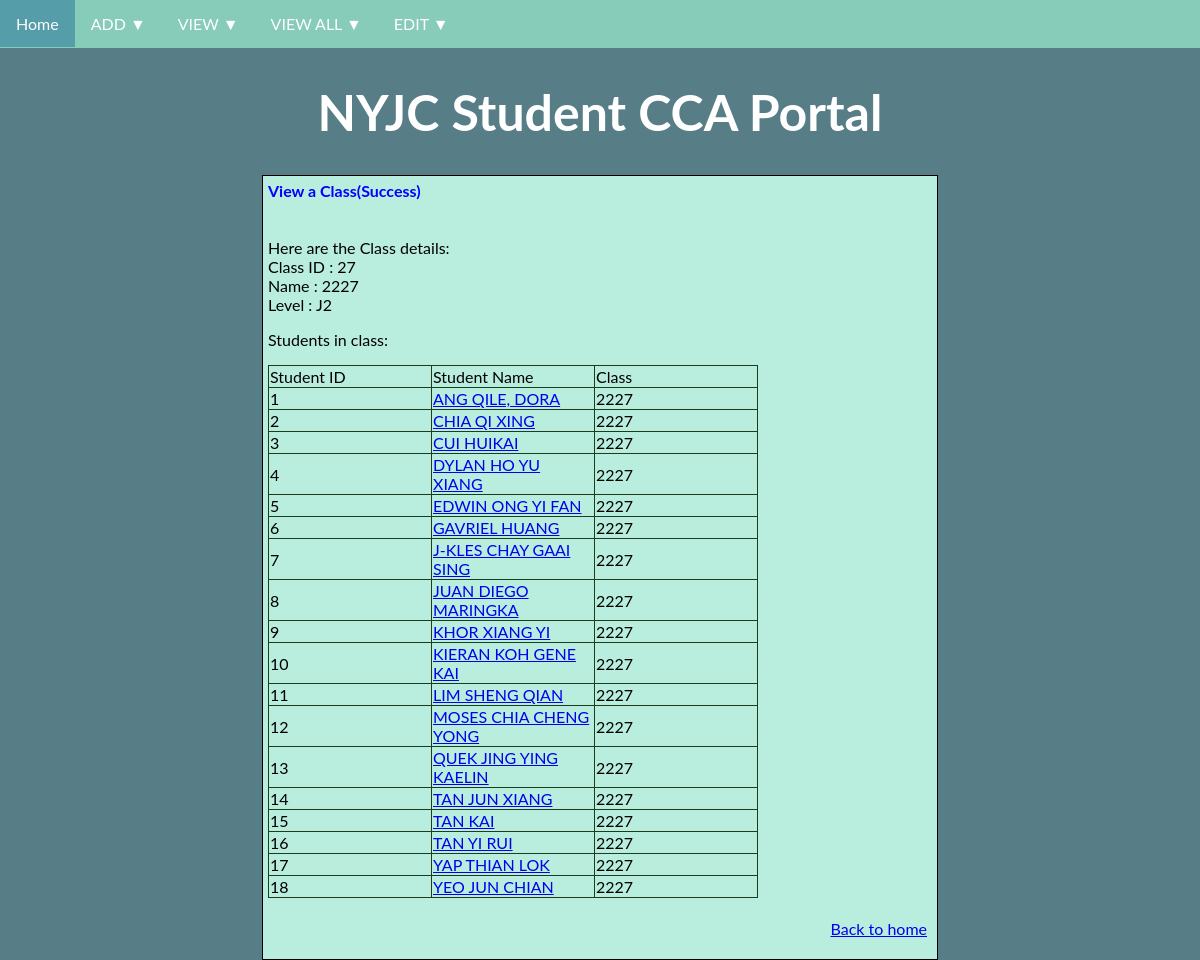
/view/class?id=27, run on the app's committed database.
### tables this page shows
CREATE TABLE "Class"(
                "id" TEXT UNIQUE,
                "name" TEXT,
                "level" TEXT,
                Primary Key("id")
                );

CREATE TABLE "Student"(
                "id" TEXT UNIQUE,
                "name" TEXT,
                "student_age" INT,
                "year_enrolled" INT,
                "graduating_year" INT,
                "class_id" TEXT,
                Primary Key("id")
                Foreign Key("class_id") REFERENCES Class("id")
                );

### main.py (the view, shortened to what this page needs)
@app.route('/view/class', methods = ["GET", 'POST'])
def view_class():
    title = 'View a Class'
    span1 = "View a Class"
    span2 = "Use the following form to view a Class"
    form_header = {"id": "Class ID"}
    error = ' '
    if request.args:
        id = request.args["id"].strip(" ")
        record = classCollection.find(id)
        if record != None:
            students = classCollection.viewstudent(id)
            span1 = "View a Class(Success)"
            span2 = "Here are the Class details:"
            form_header = {
                           'id' : 'Class ID',
                           'name': 'Name',
                           'level': 'Level'
                               }
            table_header = {
                           'student_id' : 'Student ID',
                           'student_name': 'Student Name',
                           'class': 'Class'
            }
            return render_template("view.html",
                               page_type = 'success_class',
                               title = title,
                               span1 = span1,
                               span2 = span2,
                               form_header = form_header,
                               table_header = table_header,
                               form_data = {
                                   'record':record,
                                   'students':students
                               }
                              )
        else:
            error = f'Class ID {request.args["id"]} not found! Try again!'

### storage.py (called while the page is built)
    def _executedql(self, query: str, type: str, params: tuple) -> Optional[sqlite3.Row]:
        with sqlite3.connect(self._dbname) as conn:
            conn.row_factory = sqlite3.Row
            cur = conn.cursor()
            result = None
            if type == 'one':
                cur.execute(query, params)
                result = cur.fetchone()
            elif type == "many":
                cur.execute(query)
                result = cur.fetchall()
            elif type == "join":
                cur.execute(query, params)
                result = cur.fetchall()
            return result

    def find(self, key: str, columns: list[str] = ["*"]) -> Optional[dict]:
        querycolumns = ','.join(columns)
        query = f'''
                SELECT {querycolumns} FROM "{self._tblname}"
                WHERE "{self._key}" =?;
        '''
        result = self._executedql(query, "one", (key,))
        if result is not None:
            return dict(result)
        else:
            return None

    def viewstudent(self, key: str) -> Optional[list[dict]]:
        query = f'''SELECT "Student"."id" as "student_id",
                           "Student"."name" as "student_name",
                           "{self._tblname}"."name" as "class"
                    FROM "{self._tblname}"
                    INNER JOIN "Student"
                        ON "{self._tblname}"."{self._key}" = "Student"."class_id"
                    WHERE "{self._tblname}"."{self._key}" = ?
                    ORDER BY ABS("Student"."id");
                '''
        result = self._executedql(query, "join", (key,))
        if result != []:
            lst = []
            for record in result:
                lst.append(dict(record))
            return lst
        else:
            return None

### templates/view.html (shortened to what this page needs)
<!DOCTYPE html>
<html>
    <head>
    {% include "head.html" %}
    </head>
    <body>
        {% include "header.html" %}
        <div class='container'>
            <span class='highlight-blue'> {{span1}} </span>
            <span> {{span2}} </span>
        {% if 'view' in page_type %}
        <form
            action = "{{ form_meta['action'] }}"
            method = "{{ form_meta['method'] }}"
            >
        <table>
            {% for name, value in form_data.items() %}
            <tr>
                <td>
                    <label for= '{{ name }}'>
                    {{form_header[name]}}
                    </label>
                </td>
                <td>
                    <input id= '{{ name }}' type='text' name= '{{ name }}' value='{{ value }}' >
                </td>
            </tr>
            {% endfor %}
            <tr>
                <td colspan = "2" align = "right" >
                    <input type='submit' value='Submit'>
                </td>
            </tr>
        </table>
        </form>
        {% elif 'success' in page_type %}
            {% for name, value in form_data['record'].items() %}
                {{form_header[name]}} : {{value}}
            {% endfor %}
            {% if 'class' in page_type %}
                <p> Students in class: </p>
                {%if form_data['students'] != None %}
                    <table>
                        <tr>
                        {% for header in form_data['students'][0].keys() %}
                            <td> {{table_header[header]}} </td>
                        {% endfor %}
                        </tr>
                        {% for student in form_data['students'] %}
                            <tr>
                            {% for name, value in student.items() %}
                                {% if name == "student_name" %}
                                    <td> <a href="/view/student?id={{student['student_id']}}">{{value}}</a></td>
                                {% else %}
                                    <td>{{value}}</td>
                                {% endif %}
                            {% endfor %}
                            </tr>
                        {% endfor %}
                    </table>
                {% else %}
                    <p> No students found.</p>
                {% endif %}
            {% endif %}
        {% endif %}
        {% include "footer.html" %}
        </div>
    </body>
</html>

### static/css/styles.css (style rules this page uses)
body { background-color: #577D86; font-family: "Lato", sans-serif; margin: 0px; }
.highlight-blue { font-weight: bold; color: blue; }
.main-heading, .container, .footer { padding: 5px; margin: auto; }
.container { display: table; border: 0.5px solid black; background-color: #B9EDDD; color: black; width: 664px }
table { border: 0.5px solid #193d1d; border-collapse: collapse; }
th, td { width: 10em; border: 0.5px solid #193d1d; }

### data on the page
Class: form_header "Class ID", id "27", form_header "Name", name "2227", form_header "Level", level "J2"
Student: student "1", name "ANG QILE, DORA", name "2227"
Student: student "2", name "CHIA QI XING", name "2227"
Student: student "3", name "CUI HUIKAI", name "2227"
Student: student "4", name "DYLAN HO YU XIANG", name "2227"
Student: student "5", name "EDWIN ONG YI FAN", name "2227"
Student: student "6", name "GAVRIEL HUANG", name "2227"
Student: student "7", name "J-KLES CHAY GAAI SING", name "2227"
Student: student "8", name "JUAN DIEGO MARINGKA", name "2227"
Student: student "9", name "KHOR XIANG YI", name "2227"
Student: id "10", name "KIERAN KOH GENE KAI", name "2227"
Student: id "11", name "LIM SHENG QIAN", name "2227"
Student: id "12", name "MOSES CHIA CHENG YONG", name "2227"
Student: id "13", name "QUEK JING YING KAELIN", name "2227"
Student: id "14", name "TAN JUN XIANG", name "2227"
Student: id "15", name "TAN KAI", name "2227"
Student: id "16", name "TAN YI RUI", name "2227"
Student: id "17", name "YAP THIAN LOK", name "2227"
Student: id "18", name "YEO JUN CHIAN", name "2227"

### other printed values
{{ span1 }} "View a Class(Success)"
{{ span2 }} "Here are the Class details:"
{{ table_header[header] }} "Student ID" "Student Name" "Class"
